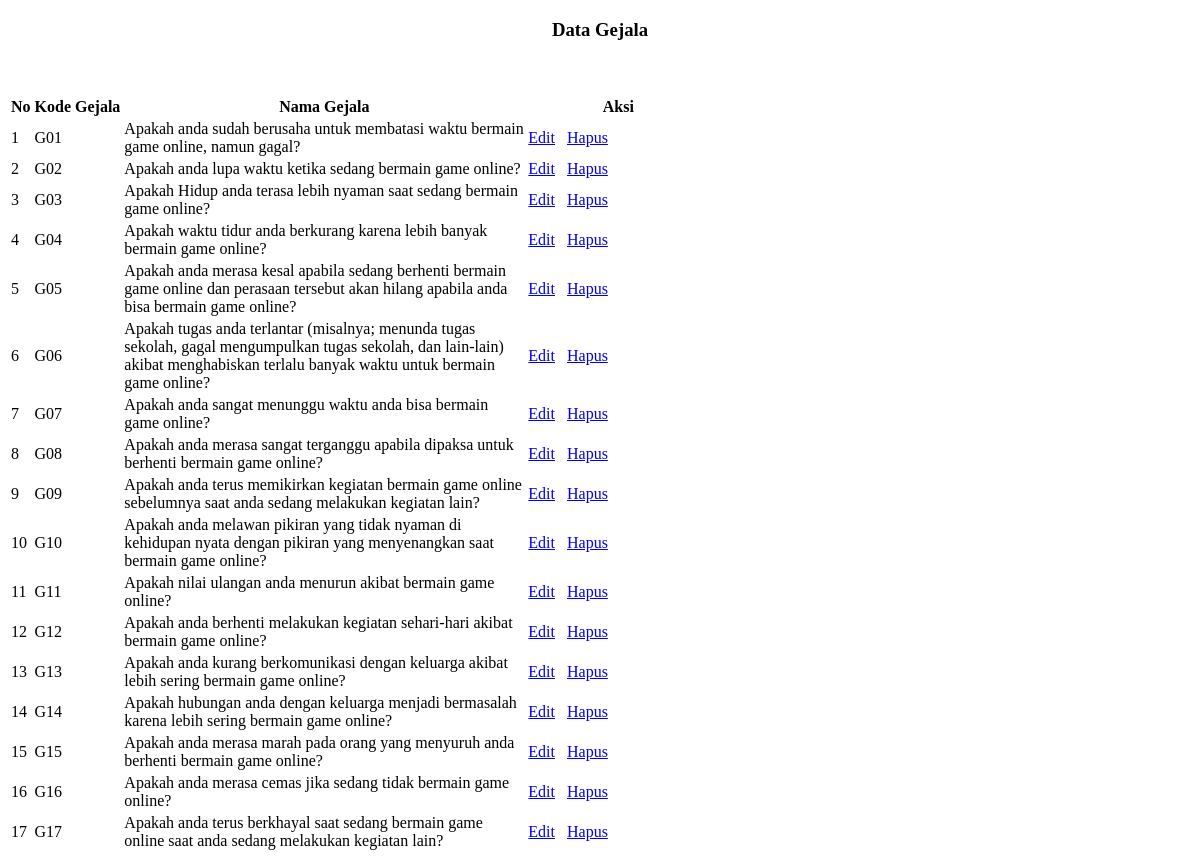
Screenshot of /gejala.php with the database file from the repository.
### tables this page shows
CREATE TABLE `gejala` (
  `id_gejala` int(11) NOT NULL,
  `kode_gejala` varchar(20) NOT NULL,
  `nama_gejala` varchar(500) NOT NULL
);

### gejala.php (the view, shortened to what this page needs)
<?php
$link_update = '?page=update_gejala';
$list_data = '';
$no = 0;
$q = "select * from gejala order by kode_gejala ASC";
$q = mysqli_query($con, $q);
if (mysqli_num_rows($q) > 0) {
  while ($r = mysqli_fetch_array($q)) {
    $id = $r['id_gejala'];
    $list_data .= '
      <tr>
        <td> ' . ++$no . '</td>
        <td>' . $r['kode_gejala'] . '</td>
        <td style="max-width: 400px; overflow: hidden; text-overflow: ellipsis;" title="' . $r['nama_gejala'] . '">' . $r['nama_gejala'] . '</td>
        <td>
          <a href="' . $link_update . '&amp;id=' . $id . '&amp;action=edit" class="btn btn-success btn-sm" title="Edit"><i class="fa fa-edit"></i> Edit</a> &nbsp;
          <a href="' . $link_update . '&amp;id=' . $id . '&amp;action=delete" class="btn btn-danger btn-sm" title="Hapus"><i class="fa fa-trash"></i> Hapus</a>
        </td>
      </tr>';
  }
}
?>
<!DOCTYPE html>
<html lang="en">
<head>
</head>
<body>
    <h3 align="center">Data Gejala</h3><br>
    <div class="card shadow mb-4">
        <div class="card-header py-3">
            <a href=" <?php echo $link_update; ?>" class="btn btn-primary"><i class="fa fa-plus"></i> Tambah Data</a>
        </div>
        <div class="card-body">
            <div class="table-responsive">
                <table class="table table-striped table-bordered" id="dataTables1">
                    <thead>
                        <tr>
                            <th width="10">No</th>
                            <th>Kode Gejala</th>
                            <th>Nama Gejala</th>
                            <th width="180">Aksi</th>
                        </tr>
                    </thead>
                    <tbody>
                        <?php echo $list_data; ?>
                    </tbody>
                </table>
            </div>
        </div>
    </div>
</body>
</html>

### gejala.php (style rules this page uses)
body { color: black; }
.table th, .table td { color: black; }
.btn-primary { color: #fff !important; }

### rows the page displays
gejala: kode_gejala "G01", nama_gejala "Apakah anda sudah berusaha untuk membatasi waktu bermain game online, namun gagal?"
gejala: kode_gejala "G02", nama_gejala "Apakah anda lupa waktu ketika sedang bermain game online?"
gejala: kode_gejala "G03", nama_gejala "Apakah Hidup anda terasa lebih nyaman saat sedang bermain game online?"
gejala: kode_gejala "G04", nama_gejala "Apakah waktu tidur anda berkurang karena lebih banyak bermain game online?"
gejala: kode_gejala "G05", nama_gejala "Apakah anda merasa kesal apabila sedang berhenti bermain game online dan perasaan tersebut akan hilang apabila anda bisa bermain game online?"
gejala: kode_gejala "G06", nama_gejala "Apakah tugas anda terlantar (misalnya; menunda tugas sekolah, gagal mengumpulkan tugas sekolah, dan lain-lain) akibat menghabiskan terlalu banyak waktu untuk bermain game online?"
gejala: kode_gejala "G07", nama_gejala "Apakah anda sangat menunggu waktu anda bisa bermain game online?"
gejala: kode_gejala "G08", nama_gejala "Apakah anda merasa sangat terganggu apabila dipaksa untuk berhenti bermain game online?"
gejala: kode_gejala "G09", nama_gejala "Apakah anda terus memikirkan kegiatan bermain game online sebelumnya saat anda sedang melakukan kegiatan lain?"
gejala: kode_gejala "G10", nama_gejala "Apakah anda melawan pikiran yang tidak nyaman di kehidupan nyata dengan pikiran yang menyenangkan saat bermain game online?"
gejala: kode_gejala "G11", nama_gejala "Apakah nilai ulangan anda menurun akibat bermain game online?"
gejala: kode_gejala "G12", nama_gejala "Apakah anda berhenti melakukan kegiatan sehari-hari akibat bermain game online?"
gejala: kode_gejala "G13", nama_gejala "Apakah anda kurang berkomunikasi dengan keluarga akibat lebih sering bermain game online?"
gejala: kode_gejala "G14", nama_gejala "Apakah hubungan anda dengan keluarga menjadi bermasalah karena lebih sering bermain game online?"
gejala: kode_gejala "G15", nama_gejala "Apakah anda merasa marah pada orang yang menyuruh anda berhenti bermain game online?"
gejala: kode_gejala "G16", nama_gejala "Apakah anda merasa cemas jika sedang tidak bermain game online?"
gejala: kode_gejala "G17", nama_gejala "Apakah anda terus berkhayal saat sedang bermain game online saat anda sedang melakukan kegiatan lain?"
